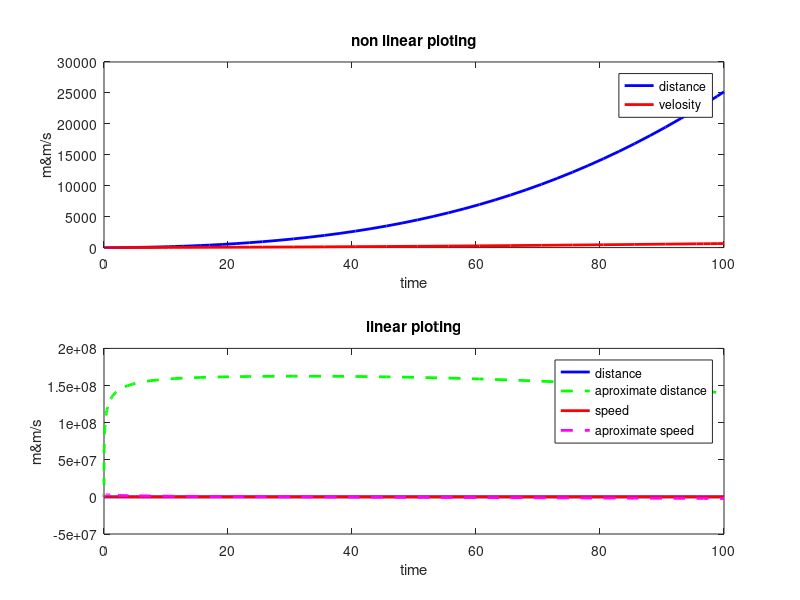

Write the MATLAB code that produced this figure.
clc;
clear;
close all;
% parameters
R = 6371;
k = 1.2;
r = 0.5;
m = 800;
f = 10000;
g = 9.8;

% defining state equation
dx = @(t, x) [x(2); f/m - g*(R/(R + x(1))) - (k/m)*(x(2))^2 * exp(-x(1)/r)];

% sloving diffrentional equation
tspan = [0 100];
x0 = [0; 0];
[t, x] = ode45(dx, tspan, x0);

%ploting
figure;
subplot(2, 1, 1);
plot(t, x(:, 1), 'b', 'LineWidth', 2);
hold on;
plot(t, x(:, 2), 'r', 'LineWidth', 2);
xlabel('time');
ylabel('m&m/s');
legend('distance', 'velosity');
title('non linear ploting');

% aproximating
A = [0 1; -(g*R)/(R+x0(1))^2 -2*(k/m)*x0(2)*exp(-x0(1)/r)];
B = [0; f/m];
C = eye(2);
D = zeros(2, 1);
sys = ss(A, B, C, D);
[y_linear, t_linear] = lsim(sys, f*ones(size(t)), t, x0);


subplot(2, 1, 2);
plot(t, x(:, 1), 'b', 'LineWidth', 2);
hold on;
plot(t, y_linear(:, 1), 'g--', 'LineWidth', 2);
plot(t, x(:, 2), 'r', 'LineWidth', 2);
plot(t, y_linear(:, 2), 'm--', 'LineWidth', 2);
xlabel('time');
ylabel('m&m/s');
legend('distance ', 'aproximate distance', 'speed', 'aproximate speed');
title('linear ploting');